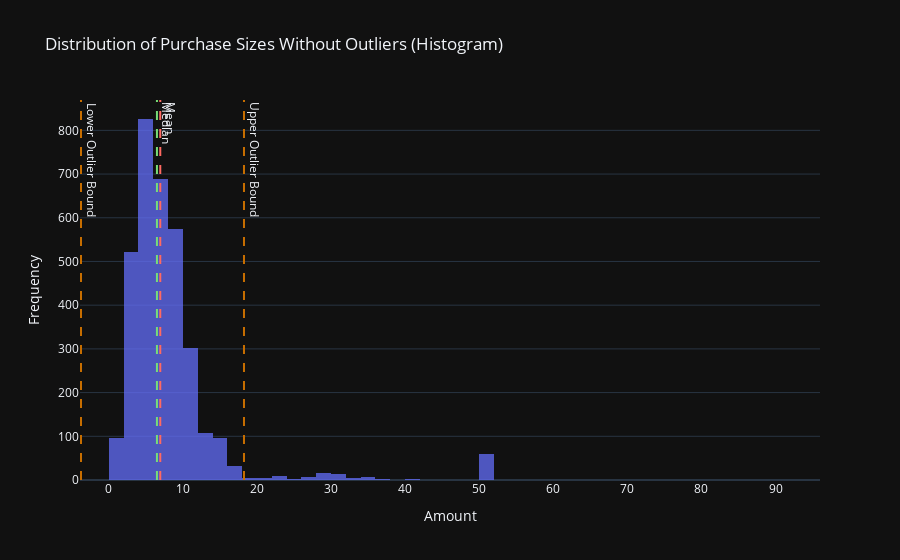

Here is the notebook cell this chart was saved with:
### Code cell
# Plot of the Variable Description Showing the Outlier Boundaries
if EXCLUDE_OUTLIERS:
    EXPENSES_WITHOUT_OUTLIERS = EXPENSES[EXPENSES["Outlier"] == False]

fig = px.histogram(
    EXPENSES_WITHOUT_OUTLIERS,
    x="Amount",
    nbins=50,
    title="Distribution of Purchase Sizes Without Outliers (Histogram)",
    template="plotly_dark",
    opacity=0.75
)

STAT_VISUAL_LIST = [
    [VARIABLE_DESCRIPTION_WITHOUT_OUTLIER["Mean"].iloc[0], "#FF6961", "Mean"],
    [VARIABLE_DESCRIPTION_WITHOUT_OUTLIER["Median"].iloc[0], "#77DD77", "Median"],
    [VARIABLE_DESCRIPTION_WITHOUT_OUTLIER["Lower Outlier Bound"].iloc[0], "#C76E00", "Lower Outlier Bound"],
    [VARIABLE_DESCRIPTION_WITHOUT_OUTLIER["Upper Outlier Bound"].iloc[0], "#C76E00", "Upper Outlier Bound"]
]

for STAT in STAT_VISUAL_LIST:
    fig.add_vline(
        x=STAT[0], 
        line_width=2, 
        line_dash="dash", 
        line_color=STAT[1], 
        annotation_text=STAT[2], 
        annotation_position="top right", 
        annotation_textangle=90
    )

fig.update_layout(xaxis_title="Amount", yaxis_title="Frequency")
fig.show()

FIG_TITLE = fig.layout.title.text if fig.layout.title else "Untitled Plot"
PLOT_CAPTION = """
Upon visualised, there are considerable number of outliers beyond Upper Outlier Bound.
"""

PLOT_CAPTION_WRAPPED = textwrap.fill(PLOT_CAPTION, width=130)
print(PLOT_CAPTION_WRAPPED)

print("\n--------------------------------\n")

SAVE_PLOT_AND_REGISTER(
    fig,
    FILENAME="HISTOGRAM_DISTRIBUTION_OF_PURCHASE_SIZES_WITHOUT_OUTLIERS.png",
    TITLE=FIG_TITLE,
    CAPTION=PLOT_CAPTION_WRAPPED
)

### Figure 1 — Plotly figure (JSON) as saved in the notebook; plotly's stock layout.template omitted (floating-point values rounded to 4 significant figures; data arrays with more than 128 entries replaced by an {"elided": "..."} marker saying what was removed)
{"data": [{"bingroup": "x", "hovertemplate": "Amount=%{x}<br>count=%{y}<extra></extra>", "legendgroup": "", "marker": {"color": "#636efa", "opacity": 0.75, "pattern": {"shape": ""}}, "name": "", "nbinsx": 50, "orientation": "v", "showlegend": false, "type": "histogram", "x": {"elided": "3381 float values"}, "xaxis": "x", "yaxis": "y"}], "layout": {"annotations": [{"showarrow": false, "text": "Mean", "textangle": 90, "x": 6.95, "xanchor": "left", "xref": "x", "y": 1, "yanchor": "top", "yref": "y domain"}, {"showarrow": false, "text": "Median", "textangle": 90, "x": 6.5, "xanchor": "left", "xref": "x", "y": 1, "yanchor": "top", "yref": "y domain"}, {"showarrow": false, "text": "Lower Outlier Bound", "textangle": 90, "x": -3.75, "xanchor": "left", "xref": "x", "y": 1, "yanchor": "top", "yref": "y domain"}, {"showarrow": false, "text": "Upper Outlier Bound", "textangle": 90, "x": 18.25, "xanchor": "left", "xref": "x", "y": 1, "yanchor": "top", "yref": "y domain"}], "barmode": "relative", "legend": {"tracegroupgap": 0}, "shapes": [{"line": {"color": "#FF6961", "dash": "dash", "width": 2}, "type": "line", "x0": 6.95, "x1": 6.95, "xref": "x", "y0": 0, "y1": 1, "yref": "y domain"}, {"line": {"color": "#77DD77", "dash": "dash", "width": 2}, "type": "line", "x0": 6.5, "x1": 6.5, "xref": "x", "y0": 0, "y1": 1, "yref": "y domain"}, {"line": {"color": "#C76E00", "dash": "dash", "width": 2}, "type": "line", "x0": -3.75, "x1": -3.75, "xref": "x", "y0": 0, "y1": 1, "yref": "y domain"}, {"line": {"color": "#C76E00", "dash": "dash", "width": 2}, "type": "line", "x0": 18.25, "x1": 18.25, "xref": "x", "y0": 0, "y1": 1, "yref": "y domain"}], "title": {"text": "Distribution of Purchase Sizes Without Outliers (Histogram)"}, "xaxis": {"anchor": "y", "domain": [0, 1], "title": {"text": "Amount"}}, "yaxis": {"anchor": "x", "domain": [0, 1], "title": {"text": "Frequency"}}}}
